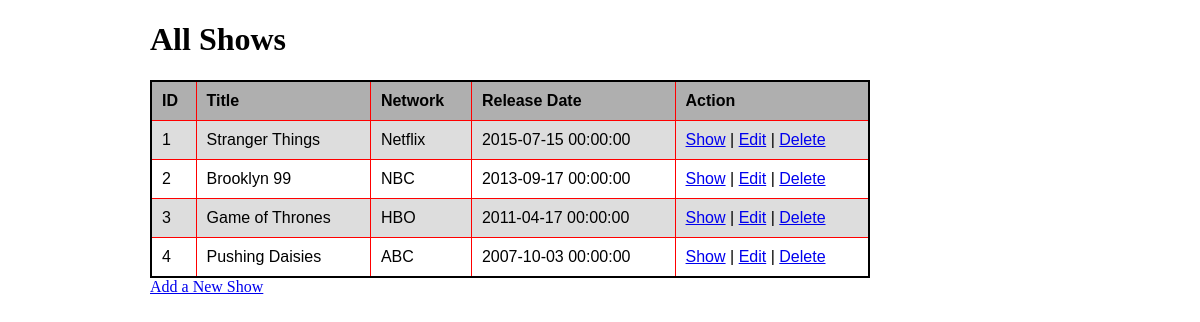
The app's page /shows, older data.
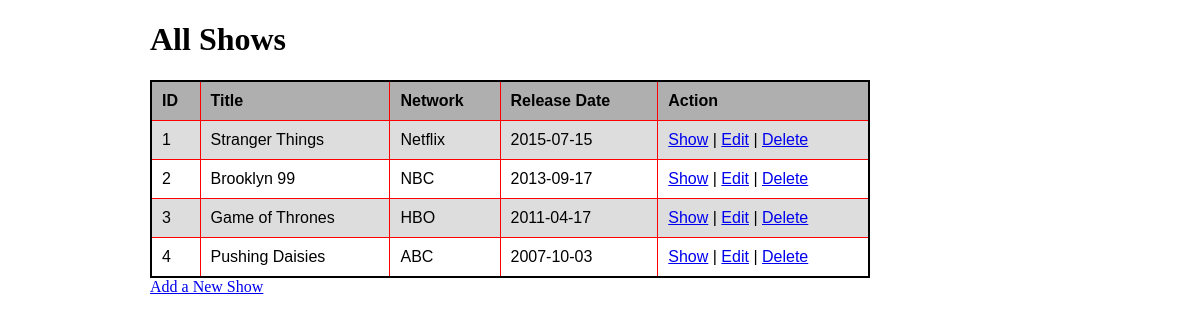
The same page, newer data.
### tvshow_app/models.py (models this page shows)
class Show(models.Model):
    title = models.CharField(max_length=255)
    network = models.CharField(max_length=45)
    release_date = models.CharField(max_length=20)
    description = models.TextField()
    created_at = models.DateTimeField(auto_now_add=True)
    updated_at = models.DateTimeField(auto_now=True)

### tvshow_app/views.py (the view)
# urls.py: path('shows', views.shows),
def shows(request):
    context={
        'all_shows': Show.objects.all()
    }
    return render(request, "shows.html", context)

### tvshow_app/templates/shows.html (shortened to what this page needs)
<!DOCTYPE html>
<html lang="en">
<head>
    {% load static %}
    <link rel="stylesheet" href="{% static 'style.css' %}">
</head>
<body>
    <div id="wrapper">
        <h1>All Shows</h1>
        <table>
            <tr>
                <th>ID</th>
                <th>Title</th>
                <th>Network</th>
                <th>Release Date</th>
                <th>Action</th>
            </tr>
            {% for tv_show in all_shows %}
            <tr>
                <td>{{tv_show.id}}</td>
                <td>{{tv_show.title}}</td>
                <td>{{tv_show.network}}</td>
                <td>{{tv_show.release_date}}</td>
                <td><a href="/shows/{{tv_show.id}}">Show</a> | <a href="/shows/{{tv_show.id}}/edit">Edit</a> | <a href="/shows/{{tv_show.id}}/destroy">Delete</a></td>
            </tr>
            {% endfor %}
        </table>
        <a href="/shows/new">Add a New Show</a>
    </div>
</body>
</html>

### tvshow_app/static/style.css (style rules this page uses)
#wrapper { width: 900px; margin: 0px auto; }
table { font-family: arial, sans-serif; border-collapse: collapse; width: 80%; border: 2px solid black; }
td, th { border: thin solid red; text-align: left; padding: 10px; }
th { background-color: rgb(175, 175, 175); }
tr:nth-child(even) { background-color: #dddddd; }

Row changes from the older to the newer data that the page shows:
changed Show "Stranger Things": release_date "2015-07-15 00:00:00" → "2015-07-15"
changed Show "Brooklyn 99": release_date "2013-09-17 00:00:00" → "2013-09-17"
changed Show "Game of Thrones": release_date "2011-04-17 00:00:00" → "2011-04-17"
changed Show "Pushing Daisies": release_date "2007-10-03 00:00:00" → "2007-10-03"
